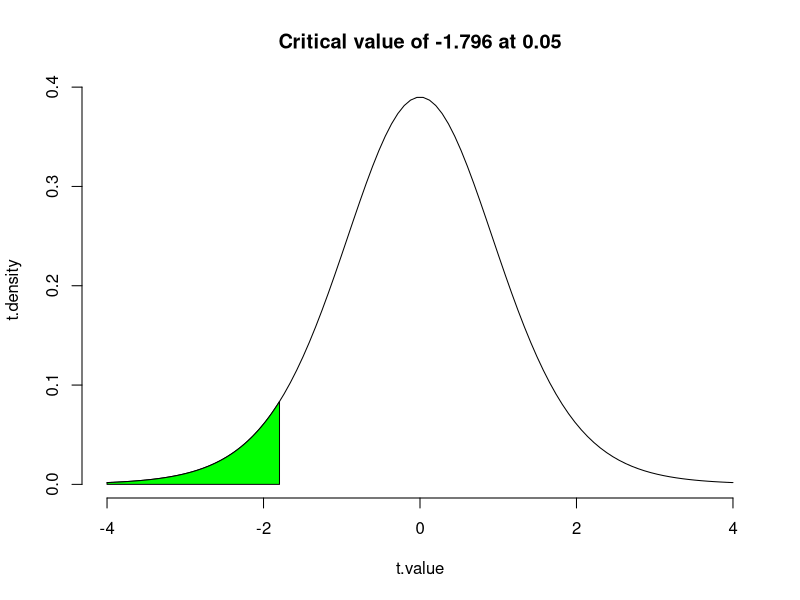

Generate this figure with R:
# Hypothesis test with data "X" for
# the alternative hypothesis to compare with "mu0" by "alt.status"
X = c(4.2, 2.0, 3.6, 3.8, 2.6, 3.5, 3.2, 2.6, 2.5, 1.7, 3.3, 4.8)
mu0 = 3.5
alt.status = "less"
#
# Computer project ask you to choose the significance level of 0.05
#
alpha = 0.05
#
# Calculate the critical value for the test.
#
n = length(X)
cat("\n Calculate the critical value, and visualize it:\n")
range = c(-4,4);
t.value = seq(range[1], range[2], length=100);
t.density = dt(t.value,n-1);
plot(t.value, t.density, type='l', lwd=1, frame.plot=F);
if(alt.status == "two.sided"){
  cvalue = qt(alpha/2,n-1,lower.tail=F);
  xx = seq(range[1], -cvalue, length = 50);
  polygon(c(xx,max(xx),min(xx)), c(dt(xx,n-1),0,0), col = 'green');
  xx = seq(cvalue, range[2], length = 50);
  polygon(c(xx,max(xx),min(xx)), c(dt(xx,n-1),0,0), col = 'green');
}else if(alt.status == "greater"){
  cvalue = qt(alpha, n-1, lower.tail=F);
  xx = seq(cvalue, range[2], length = 50);
  polygon(c(xx,max(xx),min(xx)), c(dt(xx,n-1),0,0), col = 'green');
}else{
  cvalue = qt(alpha,n-1,lower.tail=T);
  xx = seq(range[1], cvalue, length = 50);
  polygon(c(xx,max(xx),min(xx)), c(dt(xx,n-1),0,0), col = 'green');
}
title(main=paste('Critical value of', round(cvalue, digits=3) ,'at', alpha));
cat("\n Critical value =", cvalue, "\n")
#
# Statistical inference -- t.test()
#
cat("\n Obtain the outcome of hypothesis test:\n")
outcome <- t.test(X, mu=mu0, alternative=alt.status)
print(outcome)
#
# t.test for two-sided confidence interval
#
cat("\n The following outcome provides a two-sided confidence interval:\n")
outcome <- t.test(X, mu=mu0, alternative="two.sided", conf.level=0.95)
print(outcome)
